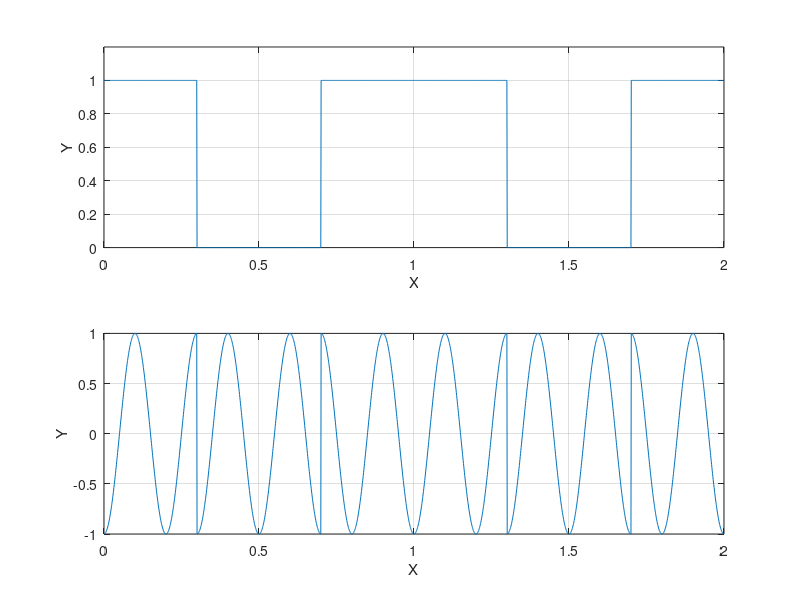

Write MATLAB code to recreate this figure.
clear;
clc;

tau = 0.3;

x0 = linspace(0,1,1000);
y0 = zeros(1, length(x0));
y0 = (x0 <= x0(1) + tau) | (x0 >= x0(length(x0)) - tau);

x = linspace(0,2,2000);
y = repmat(y0,1,2);

f = 5;
y2 = zeros(1,length(x));
y2(find(y == 0)) = cos( 2*pi*f*x(find(y == 0)) );
y2(find(y == 1)) = cos( 2*pi*f*x(find(y == 1)) + pi );

subplot(2,1,1);
plot(x,y);
grid on;
xlabel('X');
ylabel('Y');
ylim([0 1.2]);

subplot(2,1,2);
plot(x, y2);
grid on;
xlabel('X');
ylabel('Y');
